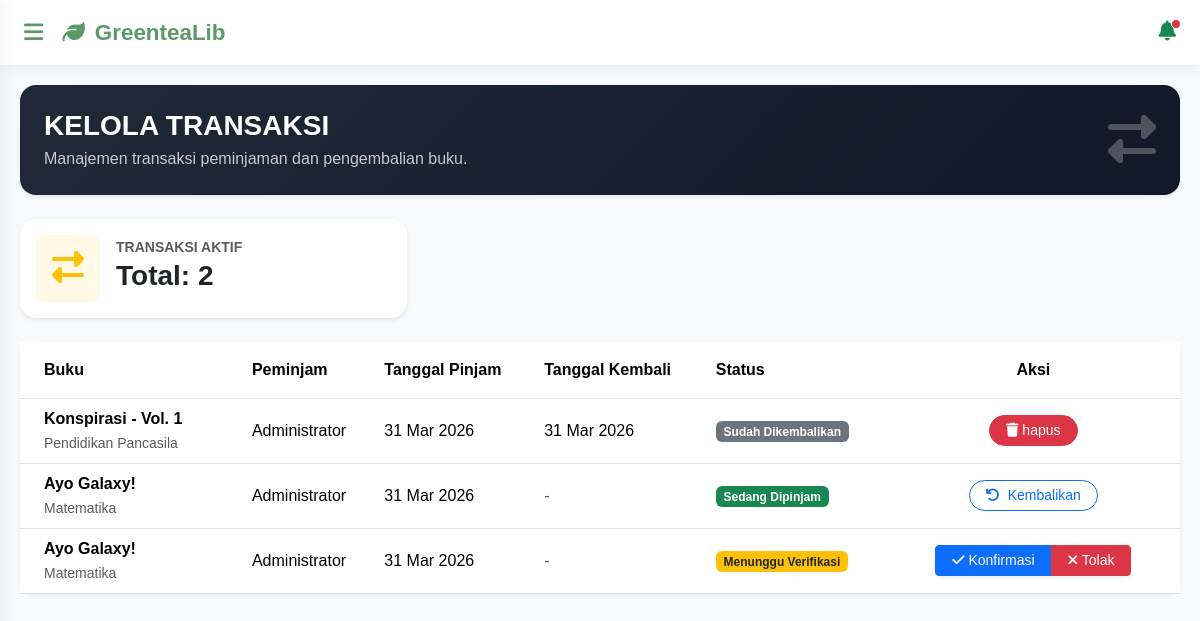
The app's page /Views/V_Transaksi.php (signed in), older data.
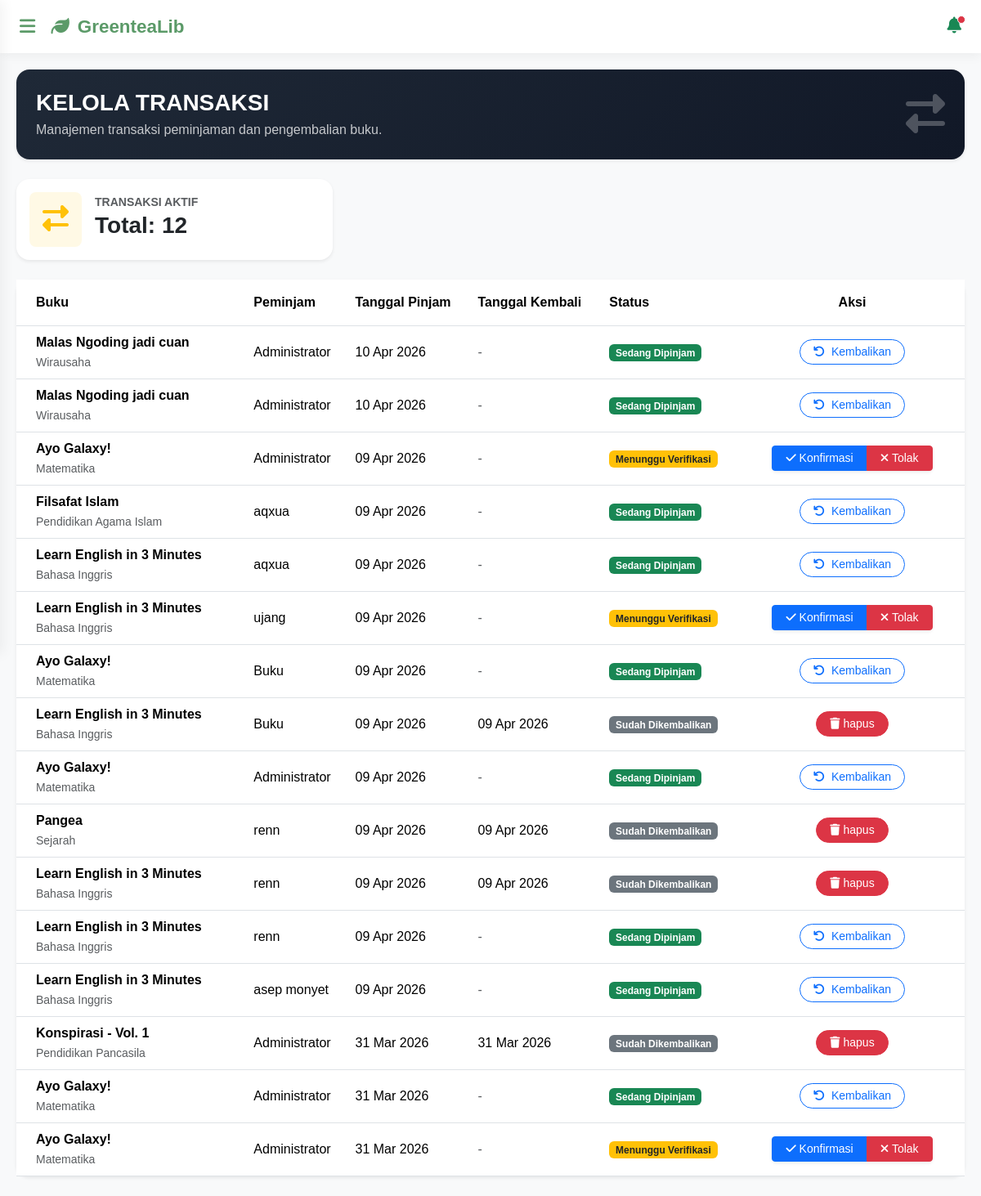
The same page, newer data.
### tables this page shows
CREATE TABLE `transaksi` (
  `id` int(11) NOT NULL,
  `id_user` int(11) NOT NULL,
  `id_buku` int(11) NOT NULL,
  `tgl_pinjam` date NOT NULL,
  `tgl_kembali` date DEFAULT NULL,
  `status` enum('dipinjam','kembali','tunggu','tolak') DEFAULT 'dipinjam'
);

CREATE TABLE `buku` (
  `id` int(11) NOT NULL,
  `judul` varchar(255) NOT NULL,
  `kategori` enum('Matematika','Bahasa Indonesia','Bahasa Inggris','Pendidikan Agama Islam','Bahasa Sunda','Sejarah','Pendidikan Pancasila','Wirausaha','Akutansi') DEFAULT NULL,
  `stok` int(11) DEFAULT 0
);

CREATE TABLE `users` (
  `id` int(11) NOT NULL,
  `username` varchar(50) NOT NULL,
  `password` varchar(255) NOT NULL,
  `role` enum('admin','user') NOT NULL DEFAULT 'user'
);

### Controllers/C_Transaksi.php (called while the page is built, shortened)
<?php
include_once '../Models/M_Transaksi.php';
$tran = new M_Transaksi();
try {
    if (!empty($_GET['aksi'])) {
        if ($_GET['aksi'] == 'pinjam') {
            $id_user = $_SESSION['id_user'];
            $id_buku = $_GET['id_buku'];
            $simpan = $tran->ADD_PINJAM($id_user, $id_buku);
            if ($simpan) {
                echo "
                <script>
                    alert('Buku Berhasil Dipinjam!');
                    window.location='../Views/Transaksi.php';
                </script>";
            } else {
                echo "
                <script>
                    alert('Gagal Pinjam! Stok Habis atau Sistem Error');
                    window.location='../Views/V_KatalogBuku.php';
                </script>";
            }
        }
        elseif ($_GET['aksi'] == 'kembali') {
            $id_transaksi = $_GET['id'];
            $update = $tran->KEMBALIKAN_BUKU($id_transaksi);
            if ($update) {
                echo "
                <script>
                    alert('Buku Telah Dikembalikan!');
                    window.location='../Views/V_Transaksi.php';
                </script>";
            }
        }
        elseif ($_GET['aksi'] == 'acc') {
            $id_transaksi = $_GET['id'];
            $update = $tran->ACC_PINJAMAN($id_transaksi);
            if ($update) {
                echo "
                <script>
                    alert('Pinjaman di-ACC! Buku siap diambil user.');
                    window.location='../Views/V_Transaksi.php';
                </script>";
            } else {
                echo "
                <script>
                    alert('Gagal ACC! Stok buku mungkin sudah habis.');
                    window.location='../Views/V_Transaksi.php';
                </script>";
            }
        }elseif ($_GET['aksi'] == 'hapus') {
            $id_transaksi = $_GET['id'];
            $tran->DELETE_TRANSAKSI($id_transaksi);
        }elseif ($_GET['aksi'] == 'tolak') {
            $id_transaksi = $_GET['id'];
            $tran->TOLAK_BUKU($id_transaksi);
        }
    } else {
        $role = $_SESSION['role'];
        $id_log = $_SESSION['id_user'];
        $now = basename($_SERVER['PHP_SELF']);
        if (($now == 'V_Transaksi.php' || $now == 'admin-panel.php') && $role == 'admin') {
            $totalTransaksi = $tran->COUNT_TRANSAKSI();
            $trans = $tran->SHOW_TRANSAKSI();
        } else {
            $totalTransaksi = $tran->COUNT_TRANSAKSI($id_log);
            $trans = $tran->SHOW_TRANSAKSI($id_log);
            $viewMode = 'user';
        }
    }
} catch (Exception $e) {
    echo "Error: " . $e->getMessage();
}

### Models/M_Connect.php (called while the page is built, shortened)
<?php
class M_Connect
{
	private $host = "localhost",
	$username = "root",
	$pass = "",
	$db = "ukk_4_fahmi";
	function __construct()
	{
		$this->connect = mysqli_connect($this->host, $this->username, $this->pass, $this->db);
		if ($this->connect)
		{
			return $this->connect;
		}else{
			echo mysqli_connect_error();
		}
	}
}

### Models/M_Transaksi.php (called while the page is built, shortened)
<?php
include_once 'M_Connect.php';
class M_Transaksi{
    public function SHOW_TRANSAKSI($id = null)
    {
        $conn = new M_Connect();
        $sql = "SELECT
                    transaksi.*,
                    users.username,
                    buku.judul,
                    buku.kategori
                FROM transaksi
                JOIN users ON transaksi.id_user = users.id
                JOIN buku ON transaksi.id_buku = buku.id";
        if($id != null){
            $sql .= " WHERE transaksi.id_user = '$id'";
        }
        $sql .= " ORDER BY transaksi.id DESC";
        $post = mysqli_query($conn->connect, $sql);
        $result = [];
        if($post->num_rows > 0){
            while ($data = mysqli_fetch_object($post)){
                $result[] = $data;
            }
        }
        return $result;
    }
    public function COUNT_TRANSAKSI($id_user = null)
    {
        $conn = new M_Connect();
        $sql = "SELECT COUNT(*) as total FROM transaksi WHERE status IN ('tunggu', 'dipinjam')";
        $post = mysqli_query($conn->connect, $sql);
        $data = mysqli_fetch_object($post);
        return $data;
    }
}

### Views/V_Transaksi.php (the view, shortened to what the changed rows need)
<?php
    include_once '../Controllers/C_Transaksi.php';
    include_once 'HEADER.php';
?>
<div class="row mb-4">
    <div class="col-12">
        <div class="col-md-4">
            <div class="card border-0 shadow-sm rounded-4 p-3">
                <div class="d-flex align-items-center gap-3">
                    <div>
                        <small class="text-muted fw-bold">TRANSAKSI AKTIF</small>
                        <h3 class="fw-bold">Total: <?= $totalTransaksi->total ?></h3>
                    </div>
                </div>
            </div>
        </div>
    </div>
</div>
<div class="card border-0 shadow-sm rounded-4">
    <div class="card-body p-0">
        <div class="table-responsive">
            <table class="table table-hover align-middle mb-0">
                <thead class="bg-light">
                    <tr>
                        <th class="px-4 py-3">Buku</th>
                        <th class="py-3">Peminjam</th>
                        <th class="py-3">Tanggal Pinjam</th>
                        <th class="py-3">Tanggal Kembali</th>
                        <th class="py-3">Status</th>
                        <th class="px-4 py-3 text-center">Aksi</th>
                    </tr>
                </thead>
                <tbody>
                <?php if (!empty($trans)) : ?>
                    <?php foreach ($trans as $tr) : ?>
                        <tr>
                            <td class="px-4">
                                <div class="fw-bold"><?= $tr->judul ?></div>
                                <small class="text-muted"><?= $tr->kategori ?></small>
                            </td>
                            <td><?= $tr->username ?></td>
                            <td><?= date('d M Y', strtotime($tr->tgl_pinjam)) ?></td>
                            <td>
                                <?= ($tr->tgl_kembali) ? date('d M Y', strtotime($tr->tgl_kembali)) : '<span class="text-muted">-</span>' ?>
                            </td>
                            <td>
                                <?php if($tr->status == 'tunggu'): ?>
                                    <span class="badge bg-warning text-dark">Menunggu Verifikasi</span>
                                <?php elseif($tr->status == 'dipinjam'): ?>
                                    <span class="badge bg-success text-white">Sedang Dipinjam</span>
                                <?php elseif($tr->status == 'kembali'): ?>
                                    <span class="badge bg-secondary">Sudah Dikembalikan</span>
                                <?php elseif($tr->status == 'tolak'): ?>
                                    <span class="badge bg-danger">Transaksi Ditolak</span>
                                <?php endif; ?>
                            </td>
                            <td class="px-4 text-center">
                                <div class="d-flex justify-content-center gap-1"> <?php if ($_SESSION['role'] == 'admin') : ?>
                                        <?php if ($tr->status == 'tunggu') : ?>
                                            <div class="btn-group shadow-sm" role="group">
                                                <a href="../Controllers/C_Transaksi.php?aksi=acc&id=<?= $tr->id ?>" class="btn btn-primary btn-sm px-3">
                                                    <i class="fas fa-check"></i> <span class="d-none d-md-inline">Konfirmasi</span>
                                                </a>
                                                <a href="../Controllers/C_Transaksi.php?aksi=tolak&id=<?= $tr->id ?>" class="btn btn-danger btn-sm px-3" onclick="return confirm('Apakah Anda yakin?')">
                                                    <i class="fas fa-times"></i> <span class="d-none d-md-inline">Tolak</span>
                                                </a>
                                            </div>
                                        <?php elseif ($tr->status == 'dipinjam') : ?>
                                            <a href="../Controllers/C_Transaksi.php?aksi=kembali&id=<?= $tr->id ?>" class="btn btn-outline-primary btn-sm rounded-pill px-3" onclick="return confirm('Buku sudah diterima kembali?')">
                                                <i class="fas fa-undo me-1"></i> Kembalikan
                                            </a>
                                        <?php else : ?>
                                            <a href="../Controllers/C_Transaksi.php?aksi=hapus&id=<?= $tr->id ?>" class="btn btn-danger btn-sm rounded-pill px-3" onclick="return confirm('Hapus transaksi ini?')">
                                                <i class="fas fa-trash"></i> hapus
                                            </a>
                                        <?php endif; ?>
                                    <?php endif; ?>
                                </div>
                            </td>
                        </tr>
                    <?php endforeach; ?>
                    <?php else : ?>
                    <tr>
                        <td colspan="6" class="text-center text-muted">Tidak ada data transaksi</td>
                    </tr>
                    <?php endif; ?>
                </tbody>
            </table>
        </div>
    </div>
</div>
<?php include_once 'FOOTER.php'; ?>

Row changes from the older to the newer data that the page shows:
added transaksi: id_buku.judul "Malas Ngoding jadi cuan", id_buku.kategori "Wirausaha", id_user.username "Administrator", tgl_pinjam "10 Apr 2026", status "Sedang Dipinjam"
added transaksi: id_buku.judul "Malas Ngoding jadi cuan", id_buku.kategori "Wirausaha", id_user.username "Administrator", tgl_pinjam "10 Apr 2026", status "Sedang Dipinjam"
added transaksi: id_buku.judul "Ayo Galaxy!", id_buku.kategori "Matematika", id_user.username "Administrator", tgl_pinjam "09 Apr 2026", status "Menunggu Verifikasi"
added transaksi: id_buku.judul "Filsafat Islam", id_buku.kategori "Pendidikan Agama Islam", id_user.username "aqxua", tgl_pinjam "09 Apr 2026", status "Sedang Dipinjam"
added transaksi: id_buku.judul "Learn English in 3 Minutes", id_buku.kategori "Bahasa Inggris", id_user.username "aqxua", tgl_pinjam "09 Apr 2026", status "Sedang Dipinjam"
added transaksi: id_buku.judul "Learn English in 3 Minutes", id_buku.kategori "Bahasa Inggris", id_user.username "ujang", tgl_pinjam "09 Apr 2026", status "Menunggu Verifikasi"
added transaksi: id_buku.judul "Ayo Galaxy!", id_buku.kategori "Matematika", id_user.username "Buku", tgl_pinjam "09 Apr 2026", status "Sedang Dipinjam"
added transaksi: id_buku.judul "Learn English in 3 Minutes", id_buku.kategori "Bahasa Inggris", id_user.username "Buku", tgl_pinjam "09 Apr 2026", tgl_kembali "09 Apr 2026", status "Sudah Dikembalikan"
added transaksi: id_buku.judul "Ayo Galaxy!", id_buku.kategori "Matematika", id_user.username "Administrator", tgl_pinjam "09 Apr 2026", status "Sedang Dipinjam"
added transaksi: id_buku.judul "Pangea", id_buku.kategori "Sejarah", id_user.username "renn", tgl_pinjam "09 Apr 2026", tgl_kembali "09 Apr 2026", status "Sudah Dikembalikan"
added transaksi: id_buku.judul "Learn English in 3 Minutes", id_buku.kategori "Bahasa Inggris", id_user.username "renn", tgl_pinjam "09 Apr 2026", tgl_kembali "09 Apr 2026", status "Sudah Dikembalikan"
added transaksi: id_buku.judul "Learn English in 3 Minutes", id_buku.kategori "Bahasa Inggris", id_user.username "renn", tgl_pinjam "09 Apr 2026", status "Sedang Dipinjam"
added transaksi: id_buku.judul "Learn English in 3 Minutes", id_buku.kategori "Bahasa Inggris", id_user.username "asep monyet", tgl_pinjam "09 Apr 2026", status "Sedang Dipinjam"
Text that changed along with them:
$totalTransaksi->total: "2" → "12"
